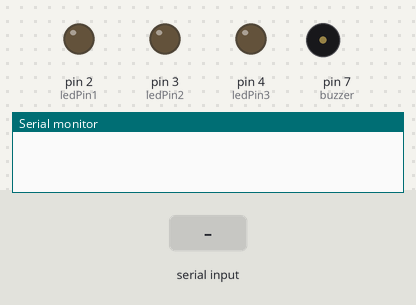
A sketch run on a simulated Arduino Uno, built with avr-gcc and run on an emulated ATmega328P. Shown: output pins drawn as LEDs (lit = HIGH), buzzer (waves = sounding, pin HIGH), the last lines printed to the serial monitor. The test bench sets the inputs (shaded band).

Above: at 2.7 s.
2.8 s: "0" received over Serial
At 3.6 s:
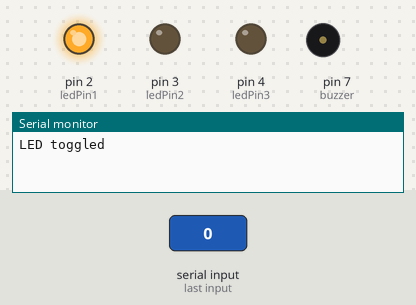
4.3 s: "1" received over Serial
At 4.7 s:
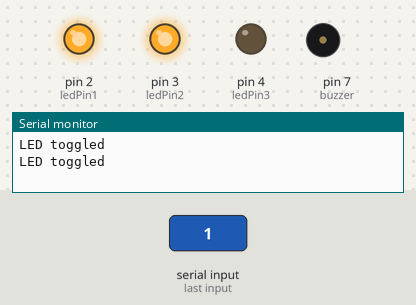
5.8 s: "2" received over Serial
At 7.0 s:
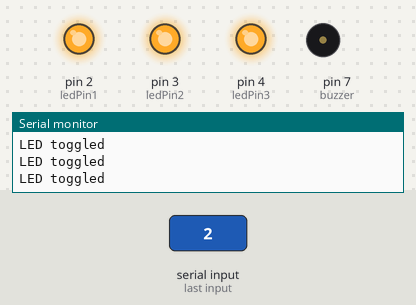
7.3 s: "k" received over Serial
At 8.2 s:
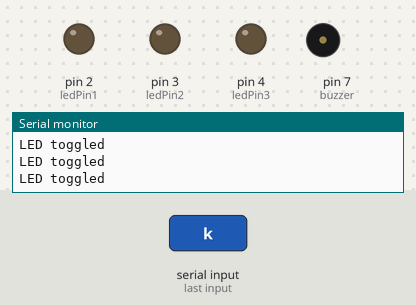
8.8 s: "1" received over Serial
At 9.3 s:
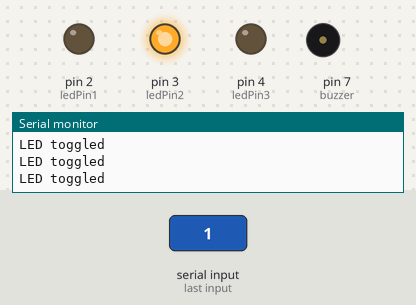
10.3 s: "2" received over Serial
At 11.7 s:
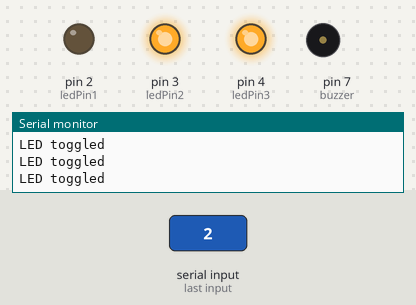
Timing chart, 0 to 12.8 s (numbered marks = the images above; inputs shaded):
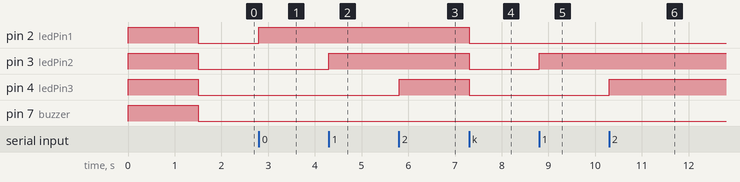

The sketch:

UNITY2ARDUINO.ino
```cpp
int ledPin1 = 2;  // PWM pin for LED
int ledPin2 = 3;  // PWM pin for LED
int ledPin3 = 4;  // PWM pin for LED
int buzzer = 7;

void setup() {
  pinMode(ledPin1, OUTPUT);
  pinMode(ledPin2, OUTPUT);
  pinMode(ledPin3, OUTPUT);
  pinMode(buzzer, OUTPUT);
  Serial.begin(9600);  // Start serial communication
  //updateLed();
  digitalWrite(ledPin1, HIGH);
  digitalWrite(ledPin2, HIGH);
  digitalWrite(ledPin3, HIGH);
  digitalWrite(buzzer, HIGH);
 // tone(buzzer, 261.63, 500);
  delay(1500);
  digitalWrite(ledPin1, LOW);
  digitalWrite(ledPin2, LOW);
  digitalWrite(ledPin3, LOW);
  digitalWrite(buzzer, LOW);
 // noTone(buzzer);
}

void loop() {
  // Check if there's data from Unity
  if (Serial.available() > 0) {
    char command = Serial.read();

    switch(command){
      case '0':
        digitalWrite(ledPin1, HIGH);
        Serial.println("LED toggled");
        break;
      case '1':
        digitalWrite(ledPin2, HIGH);
        Serial.println("LED toggled");
        break;
      case '2':
        digitalWrite(ledPin3, HIGH);
        Serial.println("LED toggled");
        break;
      case 'k':
        digitalWrite(ledPin1, LOW);
        digitalWrite(ledPin2, LOW);
        digitalWrite(ledPin3, LOW);
      default: break;
    }
    return;
  }
  // digitalWrite(ledPin1, LOW);
  // digitalWrite(ledPin2, LOW);
  // digitalWrite(ledPin3, LOW);
  // Serial.println("LED toggled OFF");
}

void updateLed() {
  // Calculate brightness based on lives remaining
  //int brightness = map(lives, 0, 3, 0, 255);
  digitalWrite(ledPin1, HIGH);
  Serial.println("LED toggled");
}
```

Measured:
- after the input at 2.8 s, pin 2 (ledPin1): LOW → HIGH at once
- after the input at 4.3 s, pin 3 (ledPin2): LOW → HIGH at once
- after the input at 5.8 s, pin 4 (ledPin3): LOW → HIGH at once
- after the input at 7.3 s, pin 2 (ledPin1), pin 3 (ledPin2), pin 4 (ledPin3): HIGH → LOW at once
- after the input at 8.8 s, pin 3 (ledPin2): LOW → HIGH at once
- after the input at 10.3 s, pin 4 (ledPin3): LOW → HIGH at once
